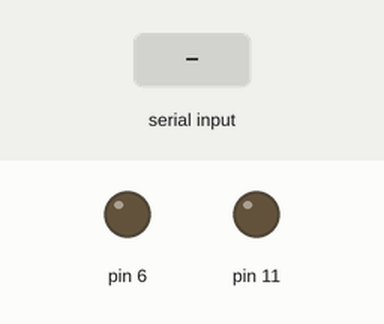
Bench run of a sketch on a simulated Arduino Uno, built with avr-gcc and run on an emulated ATmega328P. Parts: output pins drawn as LEDs (lit = HIGH). The test bench sets the inputs (shaded band). Pins used as bus, display or sensor lines are not drawn.

Above: at 1.2 s.
1.3 s: "HIGH" received over Serial
At 2.6 s:
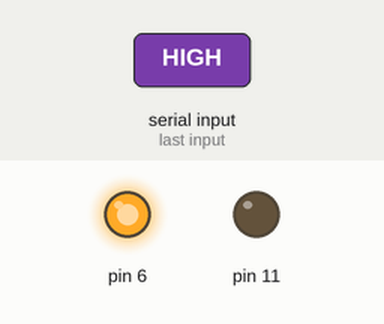
3.8 s: "LOW" received over Serial
At 5.7 s:
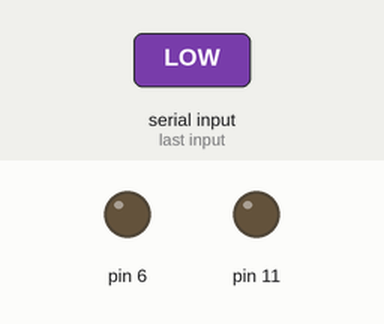
Timing chart, 0 to 7.2 s (numbered marks = the images above; inputs shaded):
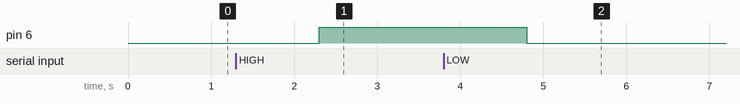

Measured:
- after the input at 1.3 s, pin 6: LOW → HIGH after 1.0 s
- after the input at 3.8 s, pin 6: HIGH → LOW after 1.0 s

The sketch:

All_Random.ino
```cpp
void setup() {
  pinMode (6, OUTPUT);
  pinMode (9, OUTPUT);
  pinMode (10, OUTPUT);
  pinMode (11, OUTPUT);
  Serial.begin (9600);
}

void loop() {
  String str = Serial.readString();
  if (str == "HIGH")
  digitalWrite (6, HIGH);
  digitalWrite (8, HIGH);
  digitalWrite (9, HIGH);
  digitalWrite (10, HIGH);
  if (str == "LOW")
  digitalWrite (6, LOW);
  digitalWrite (8, LOW);
  digitalWrite (9, LOW);
  digitalWrite (10, LOW);
  delay (10);
}
```
